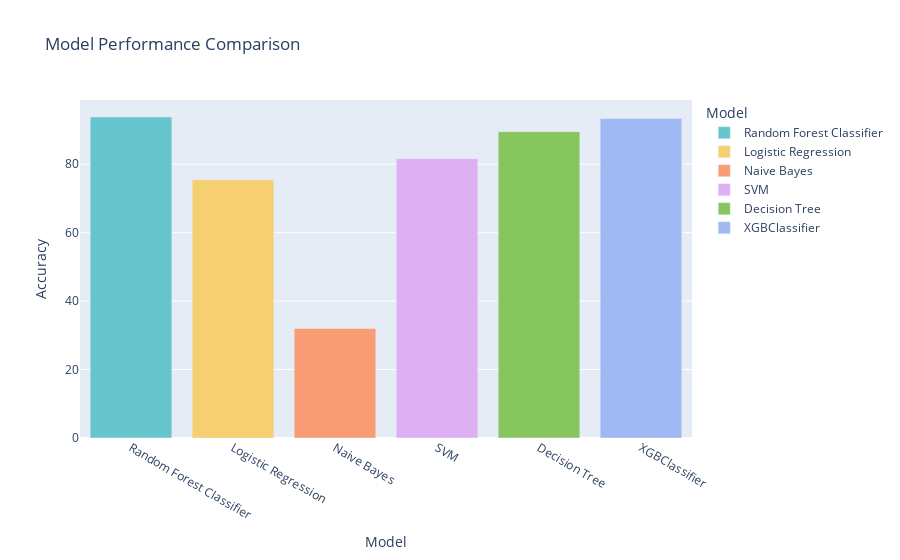

This figure's notebook cell:
### Code cell
fig = px.bar(performance_df, x='Model', y='Accuracy', color='Model', title='Model Performance Comparison' , color_discrete_sequence=px.colors.qualitative.Pastel)
fig.show()

### Figure 1 — Plotly figure (JSON) as saved in the notebook; plotly's stock layout.template omitted (floating-point values rounded to 4 significant figures)
{"data": [{"alignmentgroup": "True", "hovertemplate": "Model=%{x}<br>Accuracy=%{y}<extra></extra>", "legendgroup": "Random Forest Classifier", "marker": {"color": "rgb(102, 197, 204)", "pattern": {"shape": ""}}, "name": "Random Forest Classifier", "offsetgroup": "Random Forest Classifier", "orientation": "v", "showlegend": true, "textposition": "auto", "type": "bar", "x": ["Random Forest Classifier"], "xaxis": "x", "y": [93.84], "yaxis": "y"}, {"alignmentgroup": "True", "hovertemplate": "Model=%{x}<br>Accuracy=%{y}<extra></extra>", "legendgroup": "Logistic Regression", "marker": {"color": "rgb(246, 207, 113)", "pattern": {"shape": ""}}, "name": "Logistic Regression", "offsetgroup": "Logistic Regression", "orientation": "v", "showlegend": true, "textposition": "auto", "type": "bar", "x": ["Logistic Regression"], "xaxis": "x", "y": [75.44], "yaxis": "y"}, {"alignmentgroup": "True", "hovertemplate": "Model=%{x}<br>Accuracy=%{y}<extra></extra>", "legendgroup": "Naive Bayes", "marker": {"color": "rgb(248, 156, 116)", "pattern": {"shape": ""}}, "name": "Naive Bayes", "offsetgroup": "Naive Bayes", "orientation": "v", "showlegend": true, "textposition": "auto", "type": "bar", "x": ["Naive Bayes"], "xaxis": "x", "y": [32.0], "yaxis": "y"}, {"alignmentgroup": "True", "hovertemplate": "Model=%{x}<br>Accuracy=%{y}<extra></extra>", "legendgroup": "SVM", "marker": {"color": "rgb(220, 176, 242)", "pattern": {"shape": ""}}, "name": "SVM", "offsetgroup": "SVM", "orientation": "v", "showlegend": true, "textposition": "auto", "type": "bar", "x": ["SVM"], "xaxis": "x", "y": [81.6], "yaxis": "y"}, {"alignmentgroup": "True", "hovertemplate": "Model=%{x}<br>Accuracy=%{y}<extra></extra>", "legendgroup": "Decision Tree", "marker": {"color": "rgb(135, 197, 95)", "pattern": {"shape": ""}}, "name": "Decision Tree", "offsetgroup": "Decision Tree", "orientation": "v", "showlegend": true, "textposition": "auto", "type": "bar", "x": ["Decision Tree"], "xaxis": "x", "y": [89.53], "yaxis": "y"}, {"alignmentgroup": "True", "hovertemplate": "Model=%{x}<br>Accuracy=%{y}<extra></extra>", "legendgroup": "XGBClassifier", "marker": {"color": "rgb(158, 185, 243)", "pattern": {"shape": ""}}, "name": "XGBClassifier", "offsetgroup": "XGBClassifier", "orientation": "v", "showlegend": true, "textposition": "auto", "type": "bar", "x": ["XGBClassifier"], "xaxis": "x", "y": [93.35], "yaxis": "y"}], "layout": {"barmode": "relative", "legend": {"title": {"text": "Model"}, "tracegroupgap": 0}, "title": {"text": "Model Performance Comparison"}, "xaxis": {"anchor": "y", "categoryarray": ["Random Forest Classifier", "Logistic Regression", "Naive Bayes", "SVM", "Decision Tree", "XGBClassifier"], "categoryorder": "array", "domain": [0, 1], "title": {"text": "Model"}}, "yaxis": {"anchor": "x", "domain": [0, 1], "title": {"text": "Accuracy"}}}}
